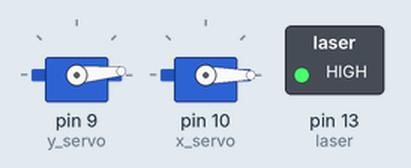
This sketch was run on a simulated Arduino Uno, built with avr-gcc and run on an emulated ATmega328P. Parts: 2 × servo, switched loads named in the sketch (green lamp = pin HIGH).

Above: at 0.15 s.
At 1.65 s:
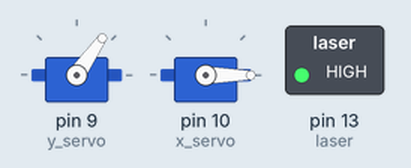
At 8.57 s:
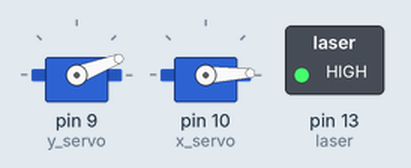
At 19.1 s:
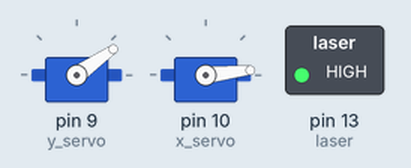
At 37.94 s:
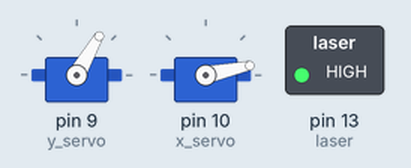
At 39.47 s:
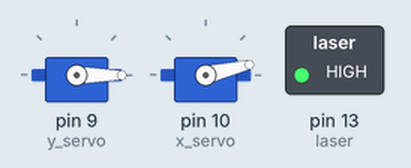
Timing chart, 0 to 40.0 s (numbered marks = the images above):
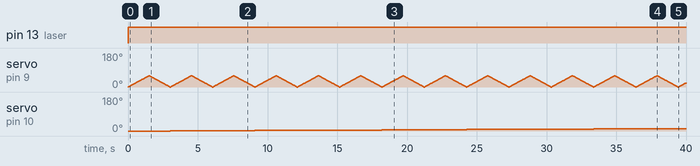

Measured:
- by itself, pin 13 (laser): LOW → HIGH at 0.00 s
- by itself, servo on pin 10 (x_servo): moves from 0° to 13° over 36.4 s

The sketch:

katzenspiel180.ino
```cpp
// (licence header left out)
#include <Servo.h>

//Servo myservo;  // create servo object to control a servo
                // a maximum of eight servo objects can be created
Servo x_servo;
Servo y_servo;

int pos = 0;    // variable to store the servo position
int laser = 13;

const int X_INC =   1;
const int X_MIN =   0;
const int X_MAX =  90;

const int Y_INC =   1;
const int Y_MIN =   0;
const int Y_MAX =   60;

const int X_MIN_TRGT_STEP = 40;
const int Y_MIN_TRGT_STEP = 40;

const int DELAY = 25;

int x, y;


void setup()
{
  y_servo.attach(9);  // attaches the servo on pin 9 to the servo object
  x_servo.attach(10);
  pinMode(laser, OUTPUT);
}

void sweep_x_forward() {

  for (x = X_MIN; x < X_MAX; x += X_INC) {

    x_servo.write(x);

    for (y = Y_MIN; y < Y_MAX; y += Y_INC) {
      y_servo.write(y);
      delay(DELAY);
    }

    for (y = Y_MAX; y >= Y_MIN; y -= Y_INC) {
      y_servo.write(y);
      delay(DELAY);

    }
  }
}

void sweep_x_backward() {

  for (x = X_MAX; x >= X_MIN; x -= X_INC) {

    x_servo.write(x);

    for (y = Y_MIN; y < Y_MAX; y += Y_INC) {
      y_servo.write(y);
      delay(DELAY);
    }

    for (y = Y_MAX; y >= Y_MIN; y -= Y_INC) {
      y_servo.write(y);
      delay(DELAY);
    }
  }
}

// how_long: seconds to play
void play_time(int how_long) {
  int i;
  digitalWrite(laser, HIGH);
  for (i = 0; i < how_long; ++i) {
    sweep_x_forward();
    sweep_x_backward();
  }
  digitalWrite(laser, LOW);
}

void rest(long how_long) {
  int i;
  for (i = 0; i < how_long; ++i) {
    delay(1000);
  }
}

void loop()
{
  play_time(2);
  delay(43200000);
}
```
